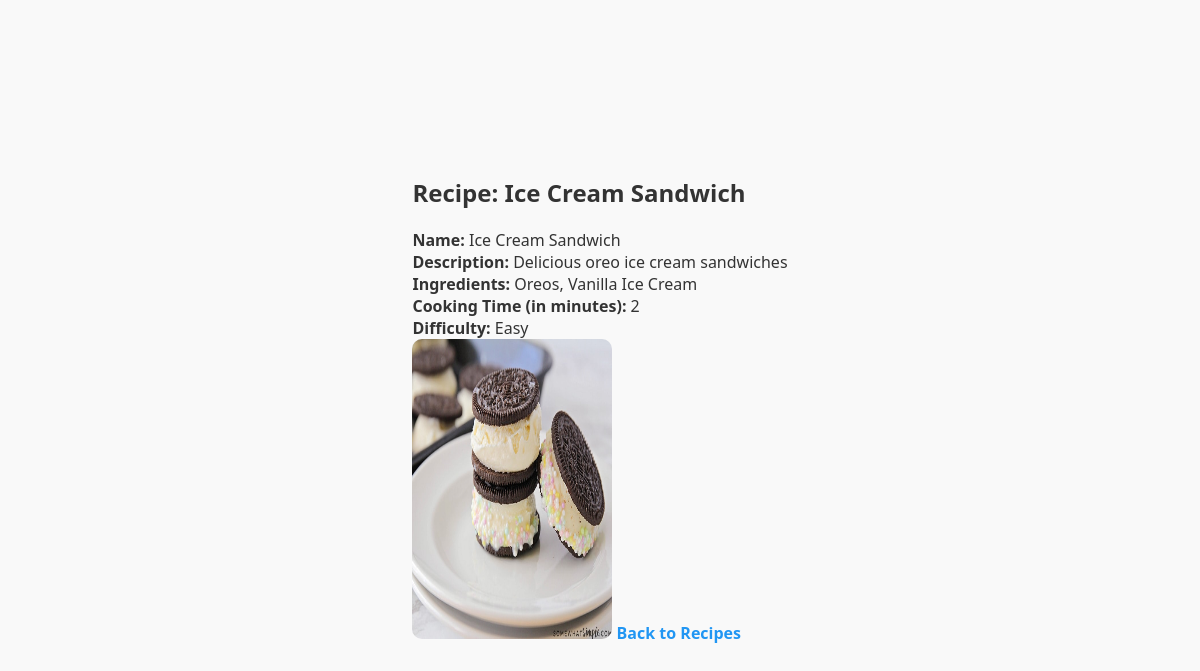
The page /list/9/ (signed in) on the database its author committed.
### recipes/models.py (models this page shows, shortened)
class Recipes(models.Model):
    DIFFICULTY_CHOICES = [
        ('Easy', 'Easy'),
        ('Medium', 'Medium'),
        ('Hard', 'Hard')
    ]
    id = models.AutoField(primary_key=True)
    name = models.CharField(max_length=255)
    ingredients = models.TextField()
    difficulty = models.CharField(max_length=50, choices=DIFFICULTY_CHOICES)
    cooking_time = models.IntegerField(help_text="Cooking time in minutes")
    pic = models.ImageField(upload_to='recipes/', default='recipes/no_picture.jpg')
    description = models.TextField(blank=True, null=True)

### recipes/views.py (the view)
# urls.py: path('list/<pk>/', RecipesDetailView.as_view(), name='recipes_detail'),
class RecipesDetailView(LoginRequiredMixin, DetailView):
   model = Recipes
   template_name = 'recipes/detail.html'

### recipes/templates/recipes/detail.html (shortened to what this page needs)
<!DOCTYPE html>
<html lang="en">
<head>
</head>
<body>
    <div>
        <h2>Recipe: {{object.name}}</h2>
        <b>Name: </b> {{object.name}} <br>
        <b class="description">Description: </b> {{object.description}} <br>
        <b>Ingredients: </b> {{object.ingredients}} <br>
        <b>Cooking Time (in minutes): </b> {{object.cooking_time}} <br>
        <b>Difficulty: </b> {{object.difficulty}} <br>
        <img src="{{object.pic.url}}" width="200" height="300" />
        <a class="back-link" href="{% url 'recipes:recipes_list' %}">Back to Recipes</a>
    </div>
</body>
</html>

### recipes/templates/recipes/detail.html (style rules this page uses)
body, html { height: 100%; margin: 0; padding: 0; font-family: 'Segoe UI', Tahoma, Geneva, Verdana, sans-serif; background-color: #f9f9f9; color: #333; display: flex; align-items: center; justify-content: center; }
a { text-decoration: none; color: #2196F3; font-weight: bold; }
img { border-radius: 10px; transition: transform 0.3s ease; }

### rows shown on the page
Recipes: name "Ice Cream Sandwich", description "Delicious oreo ice cream sandwiches", ingredients "Oreos, Vanilla Ice Cream", cooking_time "2", difficulty "Easy", pic (picture)
